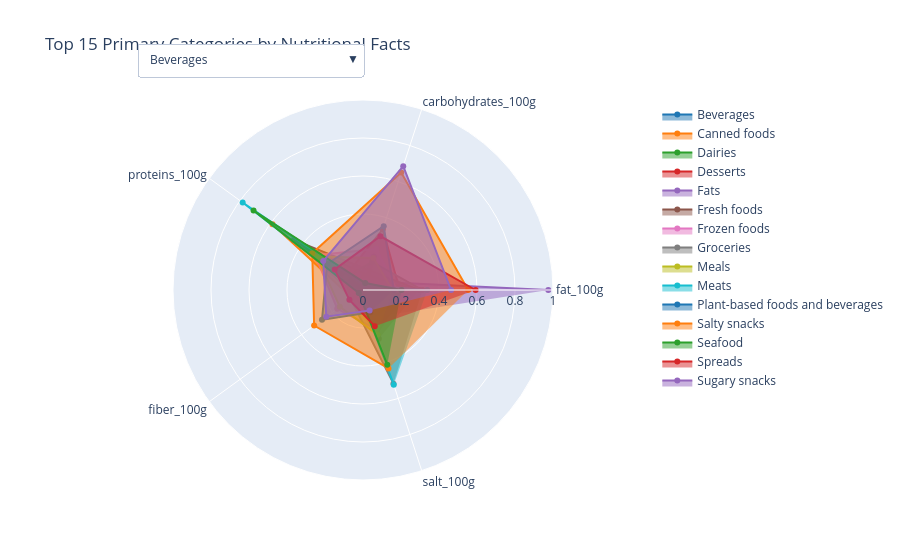

The notebook cell saved with this chart:
### Markdown cell above
### Radial chart

### Code cell
import pandas as pd
from modules.radar_chart import preprocess_data, create_radar_chart_with_dropdown

# Define the columns to analyze
category_col = 'category_level_1'
nutrient_cols = ['fat_100g', 'carbohydrates_100g', 'proteins_100g', 'fiber_100g', 'salt_100g']

# Preprocess the data
top_category_nutrition = preprocess_data(data, category_col, nutrient_cols, top_n=15)

# Extract categories and values
categories = top_category_nutrition[category_col]
values = top_category_nutrition[nutrient_cols]

# Create a radar chart
create_radar_chart_with_dropdown(categories, values, title='Top 15 Primary Categories by Nutritional Facts')

### Figure 1 — Plotly figure (JSON) as saved in the notebook; plotly's stock layout.template omitted (floating-point values rounded to 4 significant figures)
{"data": [{"fill": "toself", "line": {"color": "#1f77b4"}, "name": "Beverages", "r": [0.01615, 0.1855, 0.0397, 0.03268, 0.03051], "theta": ["fat_100g", "carbohydrates_100g", "proteins_100g", "fiber_100g", "salt_100g"], "type": "scatterpolar", "visible": true}, {"fill": "toself", "line": {"color": "#ff7f0e"}, "name": "Canned foods", "r": [0.2288, 0.04565, 0.5888, 0.07087, 0.2467], "theta": ["fat_100g", "carbohydrates_100g", "proteins_100g", "fiber_100g", "salt_100g"], "type": "scatterpolar", "visible": true}, {"fill": "toself", "line": {"color": "#2ca02c"}, "name": "Dairies", "r": [0.2729, 0.0837, 0.3935, 0.01264, 0.1593], "theta": ["fat_100g", "carbohydrates_100g", "proteins_100g", "fiber_100g", "salt_100g"], "type": "scatterpolar", "visible": true}, {"fill": "toself", "line": {"color": "#d62728"}, "name": "Desserts", "r": [0.1938, 0.3362, 0.1188, 0.08086, 0.04277], "theta": ["fat_100g", "carbohydrates_100g", "proteins_100g", "fiber_100g", "salt_100g"], "type": "scatterpolar", "visible": true}, {"fill": "toself", "line": {"color": "#9467bd"}, "name": "Fats", "r": [0.9754, 0.04839, 0.1462, 0.0902, 0.1524], "theta": ["fat_100g", "carbohydrates_100g", "proteins_100g", "fiber_100g", "salt_100g"], "type": "scatterpolar", "visible": true}, {"fill": "toself", "line": {"color": "#8c564b"}, "name": "Fresh foods", "r": [0.2949, 0.1084, 0.4494, 0.04946, 0.2698], "theta": ["fat_100g", "carbohydrates_100g", "proteins_100g", "fiber_100g", "salt_100g"], "type": "scatterpolar", "visible": true}, {"fill": "toself", "line": {"color": "#e377c2"}, "name": "Frozen foods", "r": [0.1779, 0.2274, 0.3108, 0.1674, 0.2162], "theta": ["fat_100g", "carbohydrates_100g", "proteins_100g", "fiber_100g", "salt_100g"], "type": "scatterpolar", "visible": true}, {"fill": "toself", "line": {"color": "#7f7f7f"}, "name": "Groceries", "r": [0.3128, 0.1554, 0.111, 0.08026, 0.5182], "theta": ["fat_100g", "carbohydrates_100g", "proteins_100g", "fiber_100g", "salt_100g"], "type": "scatterpolar", "visible": true}, {"fill": "toself", "line": {"color": "#bcbd22"}, "name": "Meals", "r": [0.1552, 0.1766, 0.2992, 0.1508, 0.2476], "theta": ["fat_100g", "carbohydrates_100g", "proteins_100g", "fiber_100g", "salt_100g"], "type": "scatterpolar", "visible": true}, {"fill": "toself", "line": {"color": "#17becf"}, "name": "Meats", "r": [0.338, 0.02604, 0.7828, 0.02296, 0.524], "theta": ["fat_100g", "carbohydrates_100g", "proteins_100g", "fiber_100g", "salt_100g"], "type": "scatterpolar", "visible": true}, {"fill": "toself", "line": {"color": "#1f77b4"}, "name": "Plant-based foods and beverages", "r": [0.1623, 0.3526, 0.2329, 0.2668, 0.1238], "theta": ["fat_100g", "carbohydrates_100g", "proteins_100g", "fiber_100g", "salt_100g"], "type": "scatterpolar", "visible": true}, {"fill": "toself", "line": {"color": "#ff7f0e"}, "name": "Salty snacks", "r": [0.5536, 0.6504, 0.3301, 0.318, 0.4341], "theta": ["fat_100g", "carbohydrates_100g", "proteins_100g", "fiber_100g", "salt_100g"], "type": "scatterpolar", "visible": true}, {"fill": "toself", "line": {"color": "#2ca02c"}, "name": "Seafood", "r": [0.2027, 0.03825, 0.7121, 0.0275, 0.4132], "theta": ["fat_100g", "carbohydrates_100g", "proteins_100g", "fiber_100g", "salt_100g"], "type": "scatterpolar", "visible": true}, {"fill": "toself", "line": {"color": "#d62728"}, "name": "Spreads", "r": [0.5927, 0.2973, 0.1842, 0.08823, 0.2001], "theta": ["fat_100g", "carbohydrates_100g", "proteins_100g", "fiber_100g", "salt_100g"], "type": "scatterpolar", "visible": true}, {"fill": "toself", "line": {"color": "#9467bd"}, "name": "Sugary snacks", "r": [0.4636, 0.6854, 0.2589, 0.2388, 0.1129], "theta": ["fat_100g", "carbohydrates_100g", "proteins_100g", "fiber_100g", "salt_100g"], "type": "scatterpolar", "visible": true}], "layout": {"polar": {"radialaxis": {"range": [0, 1], "visible": true}}, "title": {"text": "Top 15 Primary Categories by Nutritional Facts"}, "updatemenus": [{"buttons": [{"args": [{"title": "Top 15 Primary Categories by Nutritional Facts - Beverages", "visible": [true, false, false, false, false, false, false, false, false, false, false, false, false, false, false]}], "label": "Beverages", "method": "update"}, {"args": [{"title": "Top 15 Primary Categories by Nutritional Facts - Canned foods", "visible": [false, true, false, false, false, false, false, false, false, false, false, false, false, false, false]}], "label": "Canned foods", "method": "update"}, {"args": [{"title": "Top 15 Primary Categories by Nutritional Facts - Dairies", "visible": [false, false, true, false, false, false, false, false, false, false, false, false, false, false, false]}], "label": "Dairies", "method": "update"}, {"args": [{"title": "Top 15 Primary Categories by Nutritional Facts - Desserts", "visible": [false, false, false, true, false, false, false, false, false, false, false, false, false, false, false]}], "label": "Desserts", "method": "update"}, {"args": [{"title": "Top 15 Primary Categories by Nutritional Facts - Fats", "visible": [false, false, false, false, true, false, false, false, false, false, false, false, false, false, false]}], "label": "Fats", "method": "update"}, {"args": [{"title": "Top 15 Primary Categories by Nutritional Facts - Fresh foods", "visible": [false, false, false, false, false, true, false, false, false, false, false, false, false, false, false]}], "label": "Fresh foods", "method": "update"}, {"args": [{"title": "Top 15 Primary Categories by Nutritional Facts - Frozen foods", "visible": [false, false, false, false, false, false, true, false, false, false, false, false, false, false, false]}], "label": "Frozen foods", "method": "update"}, {"args": [{"title": "Top 15 Primary Categories by Nutritional Facts - Groceries", "visible": [false, false, false, false, false, false, false, true, false, false, false, false, false, false, false]}], "label": "Groceries", "method": "update"}, {"args": [{"title": "Top 15 Primary Categories by Nutritional Facts - Meals", "visible": [false, false, false, false, false, false, false, false, true, false, false, false, false, false, false]}], "label": "Meals", "method": "update"}, {"args": [{"title": "Top 15 Primary Categories by Nutritional Facts - Meats", "visible": [false, false, false, false, false, false, false, false, false, true, false, false, false, false, false]}], "label": "Meats", "method": "update"}, {"args": [{"title": "Top 15 Primary Categories by Nutritional Facts - Plant-based foods and beverages", "visible": [false, false, false, false, false, false, false, false, false, false, true, false, false, false, false]}], "label": "Plant-based foods and beverages", "method": "update"}, {"args": [{"title": "Top 15 Primary Categories by Nutritional Facts - Salty snacks", "visible": [false, false, false, false, false, false, false, false, false, false, false, true, false, false, false]}], "label": "Salty snacks", "method": "update"}, {"args": [{"title": "Top 15 Primary Categories by Nutritional Facts - Seafood", "visible": [false, false, false, false, false, false, false, false, false, false, false, false, true, false, false]}], "label": "Seafood", "method": "update"}, {"args": [{"title": "Top 15 Primary Categories by Nutritional Facts - Spreads", "visible": [false, false, false, false, false, false, false, false, false, false, false, false, false, true, false]}], "label": "Spreads", "method": "update"}, {"args": [{"title": "Top 15 Primary Categories by Nutritional Facts - Sugary snacks", "visible": [false, false, false, false, false, false, false, false, false, false, false, false, false, false, true]}], "label": "Sugary snacks", "method": "update"}], "direction": "down", "showactive": true, "x": 0.1, "xanchor": "left", "y": 1.15, "yanchor": "top"}]}}
